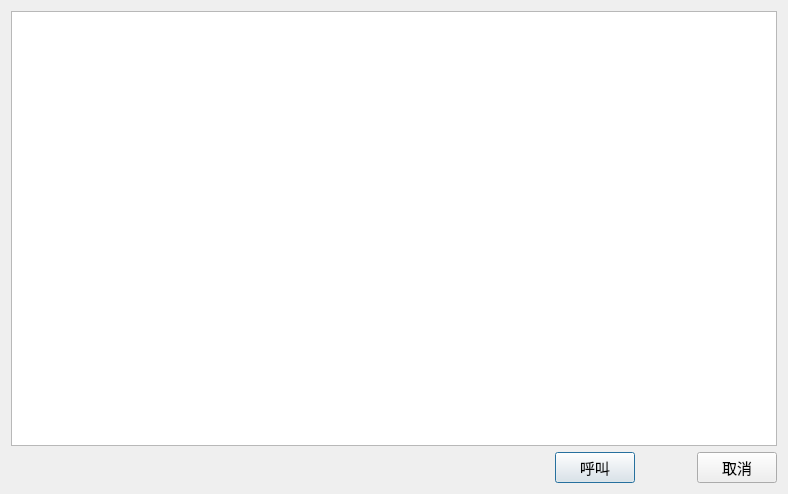
<?xml version="1.0" encoding="UTF-8"?>
<ui version="4.0">
 <class>call</class>
 <widget class="QWidget" name="call">
  <property name="geometry">
   <rect>
    <x>0</x>
    <y>0</y>
    <width>788</width>
    <height>494</height>
   </rect>
  </property>
  <property name="font">
   <font>
    <family>宋体</family>
    <pointsize>11</pointsize>
   </font>
  </property>
  <property name="windowTitle">
   <string>多点远程超声</string>
  </property>
  <layout class="QGridLayout" name="gridLayout">
   <item row="0" column="0" colspan="4">
    <widget class="QTableWidget" name="tableWidget">
     <property name="editTriggers">
      <set>QAbstractItemView::NoEditTriggers</set>
     </property>
     <property name="selectionMode">
      <enum>QAbstractItemView::SingleSelection</enum>
     </property>
     <property name="selectionBehavior">
      <enum>QAbstractItemView::SelectRows</enum>
     </property>
     <attribute name="horizontalHeaderMinimumSectionSize">
      <number>30</number>
     </attribute>
     <attribute name="verticalHeaderVisible">
      <bool>false</bool>
     </attribute>
    </widget>
   </item>
   <item row="1" column="0">
    <spacer name="horizontalSpacer">
     <property name="orientation">
      <enum>Qt::Horizontal</enum>
     </property>
     <property name="sizeHint" stdset="0">
      <size>
       <width>573</width>
       <height>20</height>
      </size>
     </property>
    </spacer>
   </item>
   <item row="1" column="1">
    <widget class="QPushButton" name="call_button">
     <property name="minimumSize">
      <size>
       <width>0</width>
       <height>30</height>
      </size>
     </property>
     <property name="text">
      <string>呼叫</string>
     </property>
     <property name="autoDefault">
      <bool>true</bool>
     </property>
     <property name="default">
      <bool>true</bool>
     </property>
    </widget>
   </item>
   <item row="1" column="2">
    <spacer name="horizontalSpacer_2">
     <property name="orientation">
      <enum>Qt::Horizontal</enum>
     </property>
     <property name="sizeType">
      <enum>QSizePolicy::Minimum</enum>
     </property>
     <property name="sizeHint" stdset="0">
      <size>
       <width>50</width>
       <height>20</height>
      </size>
     </property>
    </spacer>
   </item>
   <item row="1" column="3">
    <widget class="QPushButton" name="cancel_button">
     <property name="minimumSize">
      <size>
       <width>0</width>
       <height>30</height>
      </size>
     </property>
     <property name="text">
      <string>取消</string>
     </property>
    </widget>
   </item>
  </layout>
 </widget>
 <layoutdefault spacing="6" margin="11"/>
 <resources/>
 <connections/>
</ui>
